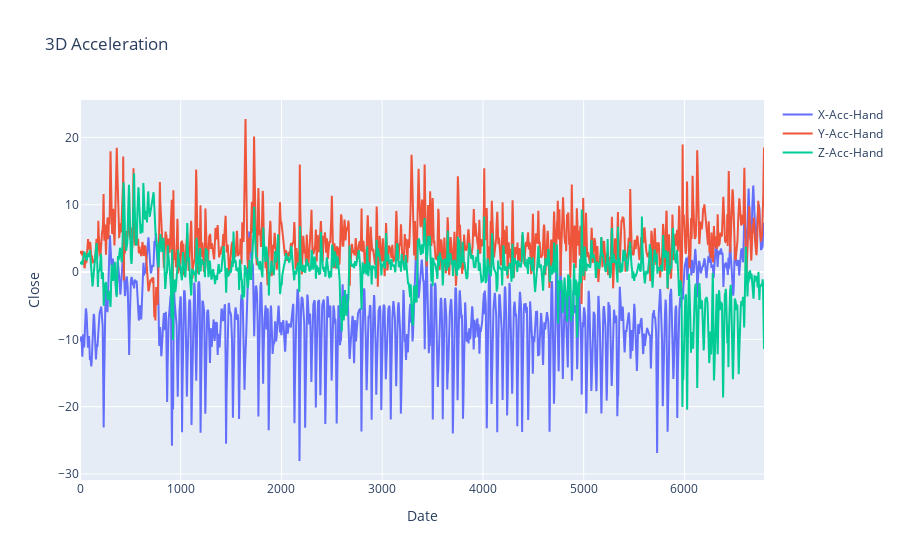

Notebook source saved alongside this figure:
### Code cell
df = data_df
fig = go.Figure()
fig.add_trace(go.Scatter(x=df["time-step"], y=df["x-acc-hand"], name="X-Acc-Hand", mode="lines"))
fig.add_trace(go.Scatter(x=df["time-step"], y=df["y-acc-hand"], name="Y-Acc-Hand", mode="lines"))
fig.add_trace(go.Scatter(x=df["time-step"], y=df["z-acc-hand"], name="Z-Acc-Hand", mode="lines"))
fig.update_layout(
    title="3D Acceleration", xaxis_title="Date", yaxis_title="Close"
)
fig.show()

### Figure 1 — Plotly figure (JSON) as saved in the notebook; plotly's stock layout.template omitted (floating-point values rounded to 4 significant figures; data arrays with more than 128 entries replaced by an {"elided": "..."} marker saying what was removed)
{"data": [{"mode": "lines", "name": "X-Acc-Hand", "type": "scatter", "x": {"elided": "6791 int values"}, "y": {"elided": "6791 float values"}}, {"mode": "lines", "name": "Y-Acc-Hand", "type": "scatter", "x": {"elided": "6791 int values"}, "y": {"elided": "6791 float values"}}, {"mode": "lines", "name": "Z-Acc-Hand", "type": "scatter", "x": {"elided": "6791 int values"}, "y": {"elided": "6791 float values"}}], "layout": {"title": {"text": "3D Acceleration"}, "xaxis": {"title": {"text": "Date"}}, "yaxis": {"title": {"text": "Close"}}}}
